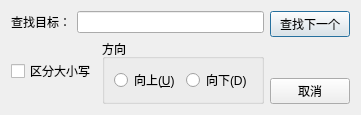
<?xml version="1.0" encoding="UTF-8"?>
<ui version="4.0">
 <class>SearchDialog</class>
 <widget class="QDialog" name="SearchDialog">
  <property name="geometry">
   <rect>
    <x>0</x>
    <y>0</y>
    <width>350</width>
    <height>98</height>
   </rect>
  </property>
  <property name="maximumSize">
   <size>
    <width>350</width>
    <height>98</height>
   </size>
  </property>
  <property name="windowTitle">
   <string>查找</string>
  </property>
  <layout class="QHBoxLayout" name="horizontalLayout_4">
   <item>
    <layout class="QVBoxLayout" name="verticalLayout_2">
     <item>
      <layout class="QHBoxLayout" name="horizontalLayout">
       <item>
        <widget class="QLabel" name="label">
         <property name="text">
          <string>查找目标：</string>
         </property>
        </widget>
       </item>
       <item>
        <widget class="QLineEdit" name="searchText"/>
       </item>
      </layout>
     </item>
     <item>
      <layout class="QHBoxLayout" name="horizontalLayout_3">
       <item>
        <widget class="QCheckBox" name="cbCaseSensetive">
         <property name="text">
          <string>区分大小写</string>
         </property>
        </widget>
       </item>
       <item>
        <widget class="QGroupBox" name="groupBox">
         <property name="title">
          <string>方向</string>
         </property>
         <layout class="QHBoxLayout" name="horizontalLayout_2">
          <item>
           <widget class="QRadioButton" name="rbUp">
            <property name="text">
             <string>向上(&amp;U)</string>
            </property>
           </widget>
          </item>
          <item>
           <widget class="QRadioButton" name="rbDown">
            <property name="text">
             <string>向下(D)</string>
            </property>
           </widget>
          </item>
         </layout>
        </widget>
       </item>
      </layout>
     </item>
    </layout>
   </item>
   <item>
    <layout class="QVBoxLayout" name="verticalLayout">
     <item>
      <widget class="QPushButton" name="btnFindNext">
       <property name="text">
        <string>查找下一个</string>
       </property>
      </widget>
     </item>
     <item>
      <spacer name="verticalSpacer">
       <property name="orientation">
        <enum>Qt::Vertical</enum>
       </property>
       <property name="sizeHint" stdset="0">
        <size>
         <width>20</width>
         <height>40</height>
        </size>
       </property>
      </spacer>
     </item>
     <item>
      <widget class="QPushButton" name="pushButton">
       <property name="text">
        <string>取消</string>
       </property>
      </widget>
     </item>
    </layout>
   </item>
  </layout>
 </widget>
 <resources/>
 <connections/>
</ui>
